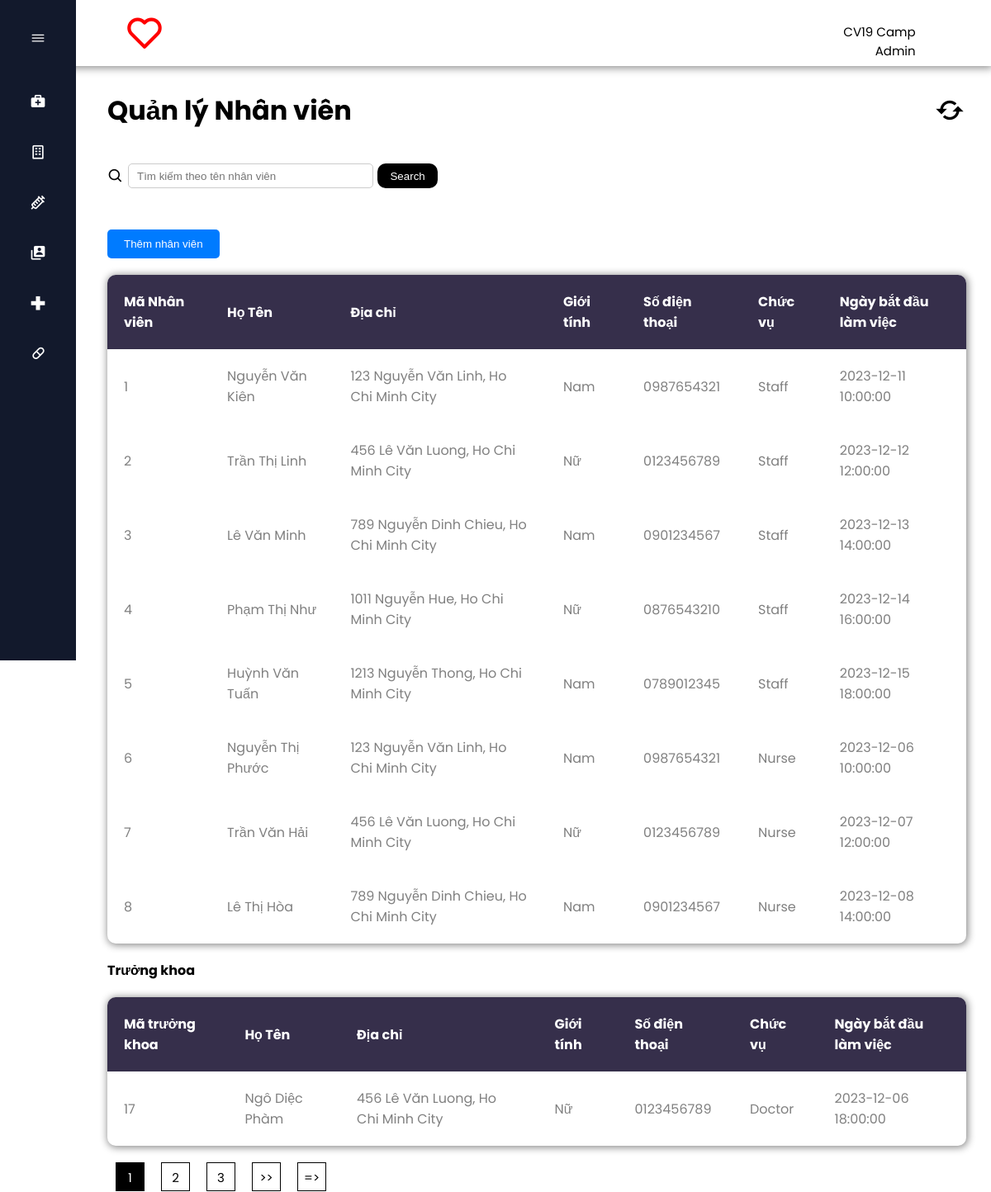
Page /1csdlnangcao/Nhanvien.php on the committed database.
### tables this page shows
CREATE TABLE `nhanvien` (
  `MaNV` int(6) NOT NULL,
  `Ngaybatdaulamviec` datetime DEFAULT NULL,
  `HoTen` varchar(50) DEFAULT NULL,
  `DiaChi` varchar(255) DEFAULT NULL,
  `Gioitinh` char(1) DEFAULT NULL,
  `SDT` char(10) DEFAULT NULL,
  `ChucVu` varchar(30) DEFAULT NULL
);

CREATE TABLE `manager` (
  `Ma_Manager` int(6) NOT NULL,
  `Ma_Doctors` int(6) DEFAULT NULL
);

### 1csdlnangcao/mvc/Models/DBConfig.php (called while the page is built, shortened)
<?php
    class Database{
        private $hostname = 'localhost';
        private $username = 'root';
        private $password = '';
        private $dbname = 'testdb';
        private $conn = null;
        private $result = null;
        public function connect(){
            $this->conn = new mysqli($this->hostname, $this->username, $this->password, $this->dbname);
            if(!$this->conn){
                echo "Failed to connect database";
                exit();
            }
            else{
                mysqli_set_charset($this->conn, "utf8");
            }
            return $this->conn;
        }
        public function execute($sql){
            $this->result = $this->conn->query($sql);
            return $this->result;
        }
        public function getData(){
            if($this->result){
                $data = mysqli_fetch_array($this->result);
            }
            else{
                $data = 0;
            }
            return $data;
        }
    }
?>

### 1csdlnangcao/Nhanvien.php (the view, shortened to what this page needs)
<!DOCTYPE html>
<html lang="en">
<head>
    <link href='https://unpkg.com/boxicons@2.1.4/css/boxicons.min.css' rel='stylesheet'>
    <link rel="stylesheet" href="./css/style-homepage.css">
    <link rel="stylesheet" href="https://cdnjs.cloudflare.com/ajax/libs/remixicon/3.4.0/remixicon.css">
</head>
<body>
    <?php
    include("./include/header.php");
    include("./mvc/Models/DBConfig.php");
    $db = new Database;
    $conn = $db->connect();
    $itemOfPage = !empty($_GET['itemOfPage']) ? $_GET['itemOfPage'] : 8;
    $currentPage = !empty($_GET['page']) ? $_GET['page'] : 1;
    $offset = ($currentPage - 1) * $itemOfPage;
    $sql = "SELECT nv.MaNV, nv.HoTen, nv.Diachi, nv.Gioitinh, nv.SDT, nv.ChucVu, nv.Ngaybatdaulamviec
        FROM nhanvien nv ORDER BY 'MaNV' ASC LIMIT " . $itemOfPage . " OFFSET " . $offset . "";
    $totalProduct = mysqli_query($conn, "SELECT * FROM `nhanvien`");
    $totalProduct = $totalProduct->num_rows;
    $totalPage = ceil($totalProduct / $itemOfPage);
    $result = $db->execute($sql);
    ?>
    <div class="home_content">
        <div class="header-title">
            <h1>Quản lý Nhân viên</h1>
            <i class='bx bx-refresh' onclick="refreshPages()"></i>
        </div>
        <div class="search-sort">
            <form action="" method="post">
                <div class="search-bar">
                <i class='bx bx-search'></i>
                <input type="text" name="searchdata" id="searchdata" placeholder="Tìm kiếm theo tên nhân viên">
                <button type="submit" name="search">Search</button>
            </div>
        </form>
        </div>
        <div class="add-new-obj">
            <form action="./add_obj/themnhanvien.php" method="post">
                <input type="submit" value="Thêm nhân viên">
            </form>
        </div>
        <div class="table-BN">
            <table>
                <tr class="tr-title">
                    <th>Mã Nhân viên</th>
                    <th>Họ Tên</th>
                    <th>Địa chỉ</th>
                    <th>Giới tính</th>
                    <th>Số điện thoại</th>
                    <th>Chức vụ</th>
                    <th>Ngày bắt đầu làm việc</th>
                </tr>
                <?php
                    if (isset($_POST["search"])) {
                        $searchTerm = $_POST['searchdata'];
                        $sqlSearchName = "SELECT * FROM nhanvien WHERE HoTen LIKE '%$searchTerm%' ORDER BY 'MaNV' ASC LIMIT " . $itemOfPage . " OFFSET " . $offset . "";
                        $resultSearchName = $db->execute($sqlSearchName);
                        if ($resultSearchName){
                            while ($rowSearchName = $resultSearchName->fetch_assoc()) {
                ?>
                <tr class="data-table" data-href="./detail/detailEmployee.php?id=<?= $rowSearchName['MaNV'] ?>">
                    <td><?php echo $rowSearchName['MaNV'] ?></td>
                    <td><?php echo $rowSearchName['HoTen'] ?></td>
                    <td><?php echo $rowSearchName['DiaChi'] ?></td>
                    <td>
                        <?php if ($rowSearchName['Gioitinh'] == "M"){
                            echo 'Nam';
                        }else if ($rowSearchName['Gioitinh'] == "F"){
                            echo 'Nữ';
                        }else{
                            echo '';
                        }
                        ?>
                    </td>
                    <td><?php echo $rowSearchName['SDT'] ?></td>
                    <td><?php echo $rowSearchName['ChucVu'] ?></td>
                    <td><?php echo $rowSearchName['Ngaybatdaulamviec'] ?></td>
                </tr>
                <?php
                }
            }
            }else{
                    if($result){
                        while($row = $db->getData()){
                ?>
                <tr class="data-table" data-href="./detail/detailEmployee.php?id=<?= $row['MaNV'] ?>">
                    <td><?php echo $row['MaNV'] ?></td>
                    <td><?php echo $row['HoTen'] ?></td>
                    <td><?php echo $row['Diachi'] ?></td>
                    <td>
                        <?php if ($row['Gioitinh'] == "M"){
                            echo 'Nam';
                        }else if ($row['Gioitinh'] == "F"){
                            echo 'Nữ';
                        }else{
                            echo '';
                        }
                        ?>
                    </td>
                    <td><?php echo $row['SDT'] ?></td>
                    <td><?php echo $row['ChucVu'] ?></td>
                    <td><?php echo $row['Ngaybatdaulamviec'] ?></td>
                </tr>
                <?php
                            }
                        }
                    }
                ?>
            </table>
        </div>
        <div class="table-BN">
            <h4>Trưởng khoa</h4>
            <table>
                <tr class="tr-title">
                    <th>Mã trưởng khoa</th>
                    <th>Họ Tên</th>
                    <th>Địa chỉ</th>
                    <th>Giới tính</th>
                    <th>Số điện thoại</th>
                    <th>Chức vụ</th>
                    <th>Ngày bắt đầu làm việc</th>
                </tr>
                <?php
                        $sqlDoctorManager = "SELECT * FROM manager m, nhanvien n WHERE m.Ma_Doctors = n.MaNV";
                        $resultDoctorManager = $db->execute($sqlDoctorManager);
                        if ($resultDoctorManager){
                            while ($rowDoctorManager = $resultDoctorManager->fetch_assoc()) {
                ?>
                <tr class="data-table" data-href="./detail/detailEmployee.php?id=<?= $rowDoctorManager['MaNV'] ?>">
                    <td><?php echo $rowDoctorManager['MaNV'] ?></td>
                    <td><?php echo $rowDoctorManager['HoTen'] ?></td>
                    <td><?php echo $rowDoctorManager['DiaChi'] ?></td>
                    <td>
                        <?php if ($rowDoctorManager['Gioitinh'] == "M"){
                            echo 'Nam';
                        }else if ($rowDoctorManager['Gioitinh'] == "F"){
                            echo 'Nữ';
                        }else{
                            echo '';
                        }
                        ?>
                    </td>
                    <td><?php echo $rowDoctorManager['SDT'] ?></td>
                    <td><?php echo $rowDoctorManager['ChucVu'] ?></td>
                    <td><?php echo $rowDoctorManager['Ngaybatdaulamviec'] ?></td>
                </tr>
                <?php
                }
            }
            ?>
            </table>
        </div>
        <div class="paging">
        <ul class="paging-lists">
            <?php
            for ($i = 1; $i <= $totalPage; $i++) {
                if ($i != $currentPage) {
                    if ($i > $currentPage - 3 && $i < $currentPage + 3) {
            ?>
                        <li class="paging-item" onclick="activeLink()"><a href="?itemOfPage=<?= $itemOfPage ?>&page=<?= $i ?>"><?= $i ?></a></li>
                    <?php
                    }
                } else {
                    ?>
                    <li class="paging-item active-paging"><a href="?itemOfPage=<?= $itemOfPage ?>&page=<?= $i ?>"><?= $i ?></a></li>
            <?php
                }
            }
            ?>
            <?php
            if ($currentPage < $totalPage - 1) {
            ?>
                <li class="paging-item"><a href="?itemOfPage=<?= $itemOfPage ?>&page=<?= $currentPage + 1 ?>"> >> </a></li>
            <?php
            }
            ?>
            <?php
            if ($currentPage < $totalPage - 2) {
            ?>
                <li class="paging-item"><a href="?itemOfPage=<?= $itemOfPage ?>&page=<?= $totalPage ?>">=></a></li>
            <?php
            }
            ?>
        </ul>
    </div>
    </div>
</body>
</html>

### 1csdlnangcao/css/style-homepage.css (style rules this page uses)
:root { --nav-width: 92px; --first-color: #0C5DF4; --bg-color: #12192C; --sub-color: #B6CEFC; --white-color: #FFF; --body-font: 'Poppins', sans-serif; --normal-font-size: 1rem; --small-font-size: .875rem; --z-fixed: 100; }
* { margin: 0px; padding: 0px; box-sizing: border-box; }
body, html { height: 100%; position: relative; font-family: var(--body-font); }
a { text-decoration: none; color: #000; }
li { list-style: none; }
.home_content { position: absolute; height: 100%; width: calc(100% - 100px); left: 100px; transition: all .5s ease; padding: 30px; z-index: 9; }
.header-title { display: flex; justify-content: space-between; align-items: center; }
.header-title .bx-refresh { font-size: 40px; cursor: pointer; }
.search-sort { display: flex; justify-content: space-between; align-items: center; margin-top: 40px; margin-bottom: 50px; }
.search-bar { width: 400px; display: flex; justify-content: flex-start; align-items: center; }
.search-bar input { margin-left: 5px; width: 100%; height: 30px; padding: 10px; outline: none; border-radius: 10px; }
.search-bar button { width: 100px; height: 30px; margin-left: 5px; border-radius: 10px; outline: none; border: none; background-color: #000; color: #fff; cursor: pointer; }
.search-bar .bx-search { font-size: 20px; }
table { font-family: var(--body-font); border-radius: 10px; box-shadow: 1px 1px 10px 1px #888888; text-align: left; overflow: hidden; }
table .tr-title { background-color: #362F4B; border-radius: 50px; color: white; }
table, td, th { margin-top: 20px; padding: 20px; }
table { width: 100%; border-collapse: collapse; margin: 20px 0; }
tr { color: #808080; }
input[type="text"], select { width: 100%; padding: 10px; border: 1px solid #ccc; border-radius: 5px; }
input[type="submit"] { background-color: #007BFF; color: #fff; border: none; padding: 10px 20px; border-radius: 5px; cursor: pointer; }
.paging { display: flex; justify-content: flex-start; align-items: center; width: 500px; }
.paging-lists { cursor: pointer; display: flex; justify-content: center; align-items: center; }
.paging-item { text-align: center; line-height: 35px; margin: 0 10px; font-size: 15px; width: 35px; height: 35px; border: 1px solid #000; }
.active-paging, .active-paging a { background-color: #000; color: #fff; }

### rows in the picture
nhanvien: MaNV "1", HoTen "Nguyễn Văn Kiên", DiaChi "123 Nguyễn Văn Linh, Ho Chi Minh City", Gioitinh "Nam", SDT "0987654321", ChucVu "Staff", Ngaybatdaulamviec "2023-12-11 10:00:00"
nhanvien: MaNV "2", HoTen "Trần Thị Linh", DiaChi "456 Lê Văn Luong, Ho Chi Minh City", Gioitinh "Nữ", SDT "0123456789", ChucVu "Staff", Ngaybatdaulamviec "2023-12-12 12:00:00"
nhanvien: MaNV "3", HoTen "Lê Văn Minh", DiaChi "789 Nguyễn Dinh Chieu, Ho Chi Minh City", Gioitinh "Nam", SDT "0901234567", ChucVu "Staff", Ngaybatdaulamviec "2023-12-13 14:00:00"
nhanvien: MaNV "4", HoTen "Phạm Thị Như", DiaChi "1011 Nguyễn Hue, Ho Chi Minh City", Gioitinh "Nữ", SDT "0876543210", ChucVu "Staff", Ngaybatdaulamviec "2023-12-14 16:00:00"
nhanvien: MaNV "5", HoTen "Huỳnh Văn Tuấn", DiaChi "1213 Nguyễn Thong, Ho Chi Minh City", Gioitinh "Nam", SDT "0789012345", ChucVu "Staff", Ngaybatdaulamviec "2023-12-15 18:00:00"
nhanvien: MaNV "6", HoTen "Nguyễn Thị Phước", DiaChi "123 Nguyễn Văn Linh, Ho Chi Minh City", Gioitinh "Nam", SDT "0987654321", ChucVu "Nurse", Ngaybatdaulamviec "2023-12-06 10:00:00"
nhanvien: MaNV "7", HoTen "Trần Văn Hải", DiaChi "456 Lê Văn Luong, Ho Chi Minh City", Gioitinh "Nữ", SDT "0123456789", ChucVu "Nurse", Ngaybatdaulamviec "2023-12-07 12:00:00"
nhanvien: MaNV "8", HoTen "Lê Thị Hòa", DiaChi "789 Nguyễn Dinh Chieu, Ho Chi Minh City", Gioitinh "Nam", SDT "0901234567", ChucVu "Nurse", Ngaybatdaulamviec "2023-12-08 14:00:00"
manager: Ma_Manager.MaNV "17", Ma_Manager.HoTen "Ngô Diệc Phàm", Ma_Manager.DiaChi "456 Lê Văn Luong, Ho Chi Minh City", Ma_Manager.SDT "0123456789", Ma_Manager.ChucVu "Doctor", Ma_Manager.Ngaybatdaulamviec "2023-12-06 18:00:00"
